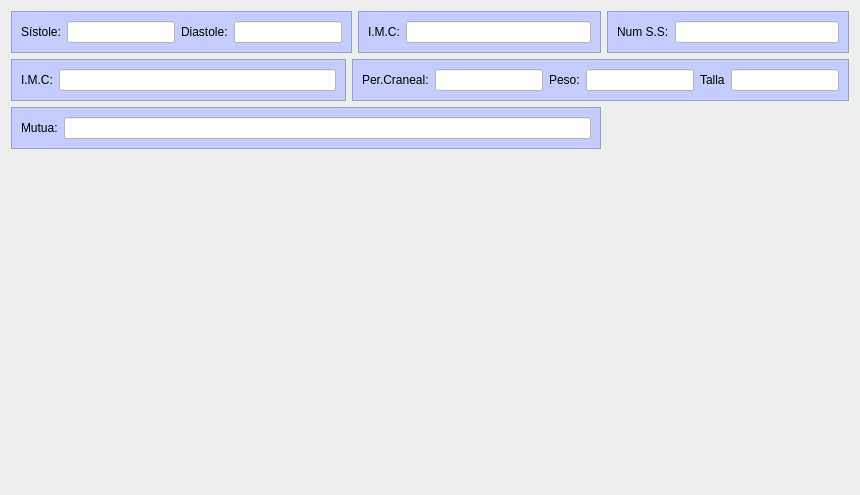
        <widget class="QWidget" name="tab_5">
         <property name="styleSheet">
          <string notr="true">background-color: #ecefed;</string>
         </property>
         <attribute name="title">
          <string>Datos generales primera exploración</string>
         </attribute>
         <layout class="QGridLayout" name="gridLayout_7">
          <item row="0" column="0" colspan="2">
           <widget class="QFrame" name="frame_12">
            <property name="styleSheet">
             <string notr="true">background-color: rgb(197, 205, 255);</string>
            </property>
            <property name="frameShape">
             <enum>QFrame::StyledPanel</enum>
            </property>
            <property name="frameShadow">
             <enum>QFrame::Raised</enum>
            </property>
            <layout class="QHBoxLayout" name="horizontalLayout_13">
             <item>
              <widget class="QLabel" name="label_13">
               <property name="text">
                <string>Sístole:</string>
               </property>
              </widget>
             </item>
             <item>
              <widget class="QLineEdit" name="txtSistole">
               <property name="styleSheet">
                <string notr="true">background-color: rgb(255, 255, 255);</string>
               </property>
               <property name="text">
                <string/>
               </property>
              </widget>
             </item>
             <item>
              <widget class="QLabel" name="label_14">
               <property name="text">
                <string>Diastole:</string>
               </property>
              </widget>
             </item>
             <item>
              <widget class="QLineEdit" name="txtDiastole">
               <property name="styleSheet">
                <string notr="true">background-color: rgb(255, 255, 255);</string>
               </property>
              </widget>
             </item>
            </layout>
           </widget>
          </item>
          <item row="0" column="2">
           <widget class="QFrame" name="frame_13">
            <property name="styleSheet">
             <string notr="true">background-color: rgb(197, 205, 255);</string>
            </property>
            <property name="frameShape">
             <enum>QFrame::StyledPanel</enum>
            </property>
            <property name="frameShadow">
             <enum>QFrame::Raised</enum>
            </property>
            <layout class="QHBoxLayout" name="horizontalLayout_12">
             <item>
              <widget class="QLabel" name="label_16">
               <property name="text">
                <string>I.M.C:</string>
               </property>
              </widget>
             </item>
             <item>
              <widget class="QLineEdit" name="txtIMC">
               <property name="styleSheet">
                <string notr="true">background-color: rgb(255, 255, 255);</string>
               </property>
              </widget>
             </item>
            </layout>
           </widget>
          </item>
          <item row="0" column="3">
           <widget class="QFrame" name="frame_18">
            <property name="styleSheet">
             <string notr="true">background-color: rgb(197, 205, 255);</string>
            </property>
            <property name="frameShape">
             <enum>QFrame::StyledPanel</enum>
            </property>
            <property name="frameShadow">
             <enum>QFrame::Raised</enum>
            </property>
            <layout class="QHBoxLayout" name="horizontalLayout_14">
             <item>
              <widget class="QLabel" name="label_29">
               <property name="text">
                <string>Num S.S:</string>
               </property>
              </widget>
             </item>
             <item>
              <widget class="QLineEdit" name="txtNumeroSS">
               <property name="minimumSize">
                <size>
                 <width>120</width>
                 <height>0</height>
                </size>
               </property>
               <property name="styleSheet">
                <string notr="true">background-color: rgb(255, 255, 255);</string>
               </property>
              </widget>
             </item>
            </layout>
           </widget>
          </item>
          <item row="1" column="0">
           <widget class="QFrame" name="frame_19">
            <property name="styleSheet">
             <string notr="true">background-color: rgb(197, 205, 255);</string>
            </property>
            <property name="frameShape">
             <enum>QFrame::StyledPanel</enum>
            </property>
            <property name="frameShadow">
             <enum>QFrame::Raised</enum>
            </property>
            <layout class="QHBoxLayout" name="horizontalLayout_15">
             <item>
              <widget class="QLabel" name="label_36">
               <property name="text">
                <string>I.M.C:</string>
               </property>
              </widget>
             </item>
             <item>
              <widget class="QLineEdit" name="txtIMC_3">
               <property name="styleSheet">
                <string notr="true">background-color: rgb(255, 255, 255);</string>
               </property>
              </widget>
             </item>
            </layout>
           </widget>
          </item>
          <item row="1" column="1" colspan="3">
           <widget class="QFrame" name="frame_20">
            <property name="styleSheet">
             <string notr="true">background-color: rgb(197, 205, 255);</string>
            </property>
            <property name="frameShape">
             <enum>QFrame::StyledPanel</enum>
            </property>
            <property name="frameShadow">
             <enum>QFrame::Raised</enum>
            </property>
            <layout class="QHBoxLayout" name="horizontalLayout_16">
             <item>
              <widget class="QLabel" name="label_38">
               <property name="text">
                <string>Per.Craneal:</string>
               </property>
              </widget>
             </item>
             <item>
              <widget class="QLineEdit" name="txtPerimetroCraneal">
               <property name="styleSheet">
                <string notr="true">background-color: rgb(255, 255, 255);</string>
               </property>
              </widget>
             </item>
             <item>
              <widget class="QLabel" name="label_39">
               <property name="text">
                <string>Peso:</string>
               </property>
              </widget>
             </item>
             <item>
              <widget class="QLineEdit" name="txtPeso">
               <property name="styleSheet">
                <string notr="true">background-color: rgb(255, 255, 255);</string>
               </property>
              </widget>
             </item>
             <item>
              <widget class="QLabel" name="label_40">
               <property name="text">
                <string>Talla</string>
               </property>
              </widget>
             </item>
             <item>
              <widget class="QLineEdit" name="txtTalla">
               <property name="styleSheet">
                <string notr="true">background-color: rgb(255, 255, 255);</string>
               </property>
              </widget>
             </item>
            </layout>
           </widget>
          </item>
          <item row="2" column="0" colspan="3">
           <widget class="QFrame" name="frame_21">
            <property name="styleSheet">
             <string notr="true">background-color: rgb(197, 205, 255);</string>
            </property>
            <property name="frameShape">
             <enum>QFrame::StyledPanel</enum>
            </property>
            <property name="frameShadow">
             <enum>QFrame::Raised</enum>
            </property>
            <layout class="QHBoxLayout" name="horizontalLayout_17">
             <item>
              <widget class="QLabel" name="label_54">
               <property name="text">
                <string>Mutua:</string>
               </property>
              </widget>
             </item>
             <item>
              <widget class="QLineEdit" name="txtMutua">
               <property name="styleSheet">
                <string notr="true">background-color: rgb(255, 255, 255);</string>
               </property>
              </widget>
             </item>
            </layout>
           </widget>
          </item>
          <item row="3" column="0">
           <spacer name="verticalSpacer_2">
            <property name="orientation">
             <enum>Qt::Vertical</enum>
            </property>
            <property name="sizeHint" stdset="0">
             <size>
              <width>20</width>
              <height>335</height>
             </size>
            </property>
           </spacer>
          </item>
         </layout>
        </widget>
